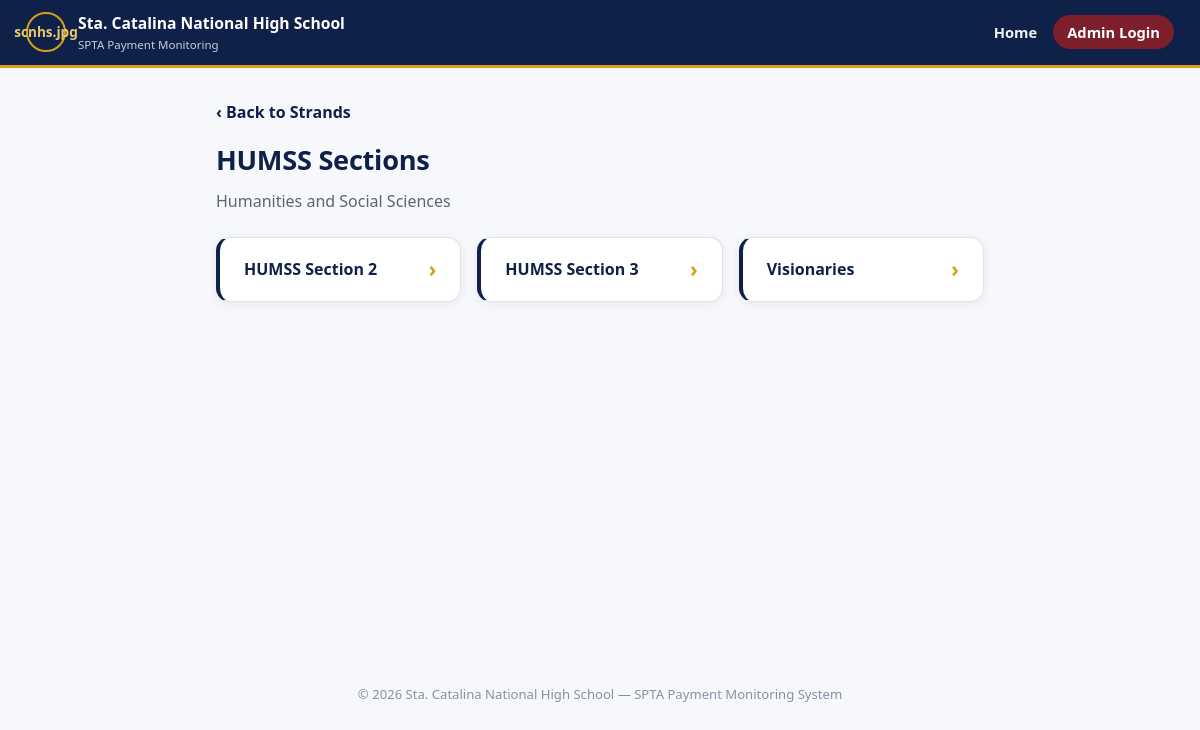
/student/sections.php?strand_id=3, run on the app's committed database.
### tables this page shows
CREATE TABLE `strands` (
  `id` int(11) NOT NULL,
  `code` varchar(20) NOT NULL,
  `name` varchar(150) NOT NULL,
  `description` varchar(255) DEFAULT NULL,
  `icon` varchar(50) NOT NULL DEFAULT 'book',
  `color_theme` varchar(20) NOT NULL DEFAULT 'navy',
  `created_at` timestamp NOT NULL DEFAULT current_timestamp()
);

CREATE TABLE `sections` (
  `id` int(11) NOT NULL,
  `strand_id` int(11) NOT NULL,
  `name` varchar(100) NOT NULL,
  `created_at` timestamp NOT NULL DEFAULT current_timestamp()
);

### includes/functions.php (called while the page is built, shortened)
<?php
function h($string) {
    return htmlspecialchars($string ?? '', ENT_QUOTES, 'UTF-8');
}
function getStrandById($pdo, $id) {
    $stmt = $pdo->prepare('SELECT * FROM strands WHERE id = ? LIMIT 1');
    $stmt->execute([$id]);
    $row = $stmt->fetch();
    return $row ?: null;
}
function getSectionsByStrand($pdo, $strandId) {
    $stmt = $pdo->prepare('SELECT * FROM sections WHERE strand_id = ? ORDER BY name ASC');
    $stmt->execute([$strandId]);
    return $stmt->fetchAll();
}

### student/sections.php (the view, shortened to what this page needs)
<?php
require_once '../config/database.php';
require_once '../includes/functions.php';
$strandId = (int) ($_GET['strand_id'] ?? 0);
$strand = getStrandById($pdo, $strandId);
$sections = getSectionsByStrand($pdo, $strandId);
include '../includes/header.php';
?>
<div class="container">
  <a href="../index.php" class="back-link">&#8249; Back to Strands</a>
  <h1 class="page-title"><?php echo h($strand['code']); ?> Sections</h1>
  <p class="page-subtitle"><?php echo h($strand['description']); ?></p>
  <?php if (empty($sections)): ?>
    <p class="empty-state">No sections have been added for this strand yet.</p>
  <?php else: ?>
  <div class="section-grid">
    <?php foreach ($sections as $section): ?>
    <a href="students.php?section_id=<?php echo (int) $section['id']; ?>" class="section-card">
      <span class="section-name"><?php echo h($section['name']); ?></span>
      <span class="section-arrow" aria-hidden="true">&#8250;</span>
    </a>
    <?php endforeach; ?>
  </div>
  <?php endif; ?>
</div>
<?php include '../includes/footer.php'; ?>

### css/style.css (style rules this page uses)
:root { --navy: #0f2049; --navy-dark: #0a1633; --navy-light: #1b3570; --maroon: #7c1f2b; --maroon-dark: #5c1620; --gold: #d4a017; --gold-light: #e9c96a; --gray-50: #f7f8fb; --gray-100: #eef0f5; --gray-200: #dfe3ec; --gray-300: #c7cddb; --gray-500: #8791a6; --gray-600: #5b6478; --gray-800: #2a3145; --success: #1c7c4c; --success-bg: #e5f6ec; --warning: #b3541e; --warning-bg: #fdf0e2; --danger: #b3261e; --danger-bg: #fbe9e8; --radius-sm: 8px; --radius: 14px; --radius-lg: 18px; --shadow: 0 2px 10px rgba(15, 32, 73, 0.08); --shadow-hover: 0 10px 26px rgba(15, 32, 73, 0.16); --space-1: 4px; --space-2: 8px; --space-3: 12px; --space-4: 16px; --space-5: 24px; --space-6: 32px; }
* { box-sizing: border-box; }
html { scroll-behavior: smooth; }
body { margin: 0; font-family: "Segoe UI", Roboto, "Helvetica Neue", Arial, sans-serif; color: var(--gray-800); background: var(--gray-50); line-height: 1.5; -webkit-font-smoothing: antialiased; }
a { color: inherit; text-decoration: none; }
.container { max-width: 800px; margin: 0 auto; padding: var(--space-6) var(--space-4) var(--space-6); }
.page-title { font-size: 1.7rem; font-weight: 800; color: var(--navy); margin: 0 0 var(--space-2); letter-spacing: -0.01em; }
.page-subtitle { color: var(--gray-600); margin: 0 0 var(--space-5); }
.back-link { display: inline-block; color: var(--navy); font-weight: 600; margin-bottom: var(--space-4); }
.section-grid { display: grid; grid-template-columns: repeat(auto-fit, minmax(220px, 1fr)); gap: var(--space-4); }
.section-card { display: flex; align-items: center; justify-content: space-between; background: #fff; border: 1px solid var(--gray-200); border-left: 4px solid var(--navy); border-radius: var(--radius); padding: var(--space-4) var(--space-5); font-weight: 700; color: var(--navy); box-shadow: var(--shadow); transition: transform 0.15s ease, box-shadow 0.15s ease; }
.section-arrow { color: var(--gold); font-size: 1.3rem; }

### data on the page
strands: code "HUMSS", description "Humanities and Social Sciences"
sections: name "HUMSS Section 2"
sections: name "HUMSS Section 3"
sections: name "Visionaries"
